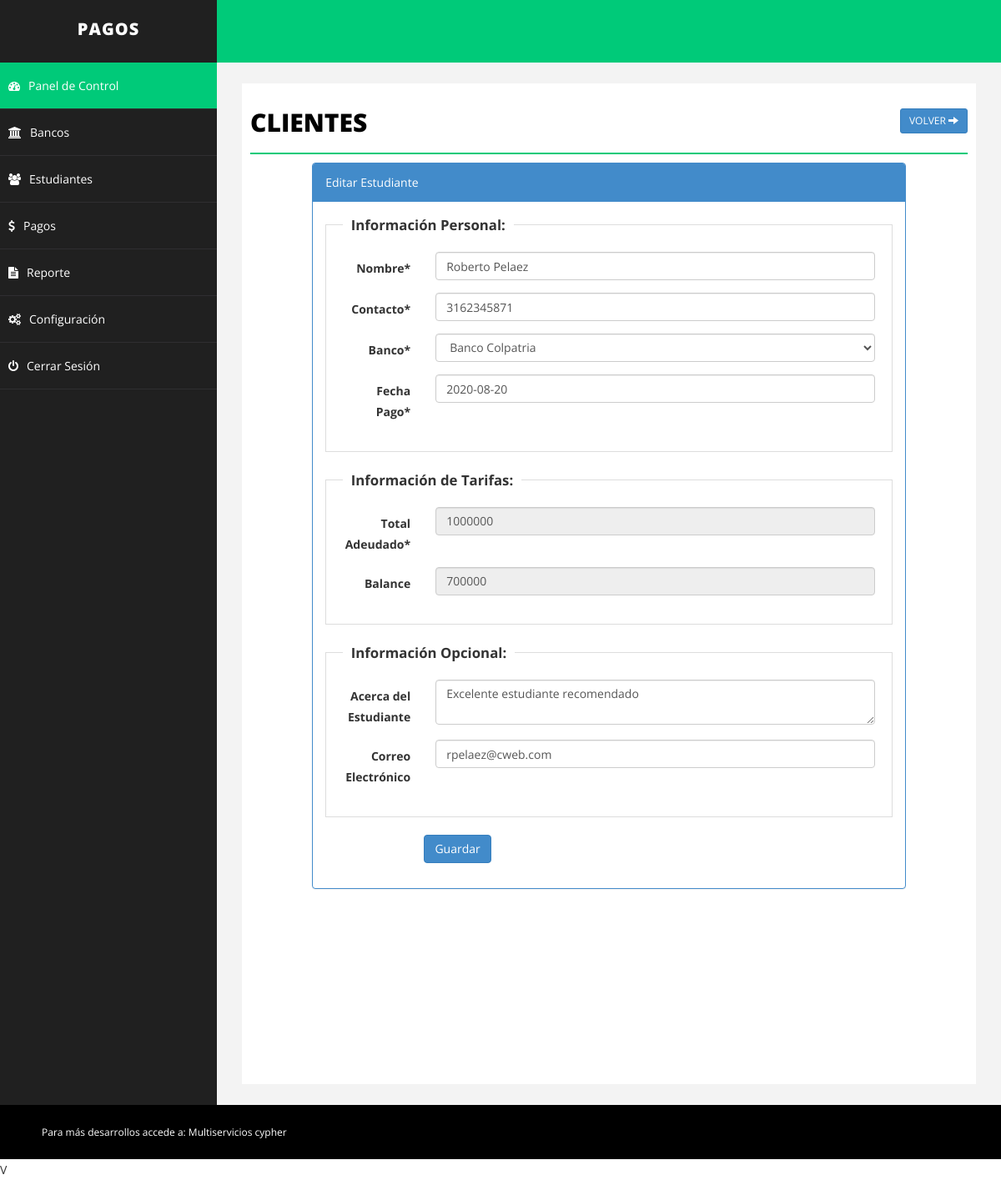
/student.php?action=edit&id=10 (signed in), run on the app's committed database.
### tables this page shows
CREATE TABLE `student` (
  `id` int(255) NOT NULL,
  `emailid` varchar(255) NOT NULL,
  `sname` varchar(255) NOT NULL,
  `joindate` datetime NOT NULL,
  `about` text NOT NULL,
  `contact` varchar(255) NOT NULL,
  `fees` int(255) NOT NULL,
  `branch` varchar(255) NOT NULL,
  `balance` int(255) NOT NULL,
  `delete_status` enum('0','1') NOT NULL DEFAULT '0'
);

CREATE TABLE `branch` (
  `id` int(255) NOT NULL,
  `branch` varchar(255) NOT NULL,
  `address` text NOT NULL,
  `detail` text NOT NULL,
  `delete_status` enum('0','1') NOT NULL DEFAULT '0'
);

### student.php (the view, shortened to what this page needs)
<?php
include("php/dbconnect.php");
$emailid='';
$sname='';
$joindate = '';
$contact='';
$balance = 0;
$fees='';
$about = '';
$branch='';
$action = "add";
if(isset($_GET['action']) && $_GET['action']=="edit" ){
$id = isset($_GET['id'])?mysqli_real_escape_string($conn,$_GET['id']):'';
$sqlEdit = $conn->query("SELECT * FROM student WHERE id='".$id."'");
if($sqlEdit->num_rows)
{
$rowsEdit = $sqlEdit->fetch_assoc();
extract($rowsEdit);
$action = "update";
}else
{
$_GET['action']="";
}
}
?>
<!DOCTYPE html>
<html xmlns="http://www.w3.org/1999/xhtml">
<head>
    <link href="css/bootstrap.css" rel="stylesheet" />
    <link href="css/font-awesome.css" rel="stylesheet" />
    <link href="css/basic.css" rel="stylesheet" />
    <link href="css/custom.css" rel="stylesheet" />
	<link href="css/ui.css" rel="stylesheet" />
	<link href="css/datepicker.css" rel="stylesheet" />
</head>
<?php
include("php/header.php");
?>
        <div id="page-wrapper">
            <div id="page-inner">
                <div class="row">
                    <div class="col-md-12">
                        <h1 class="page-head-line">Clientes
						<?php
						echo (isset($_GET['action']) && @$_GET['action']=="add" || @$_GET['action']=="edit")?
						' <a href="student.php" class="btn btn-primary btn-sm pull-right">Volver <i class="glyphicon glyphicon-arrow-right"></i></a>':'<a href="student.php?action=add" class="btn btn-primary btn-sm pull-right"><i class="glyphicon glyphicon-plus"></i> Agregar Estudiante </a>';
						?>
						</h1>
                    </div>
                </div>
        <?php
		 if(isset($_GET['action']) && @$_GET['action']=="add" || @$_GET['action']=="edit")
		 {
		?>
                <div class="row">
                    <div class="col-sm-10 col-sm-offset-1">
               <div class="panel panel-primary">
                        <div class="panel-heading">
                           <?php echo ($action=="add")? "Agregar Estudiante": "Editar Estudiante"; ?>
                        </div>
						<form action="student.php" method="post" id="signupForm1" class="form-horizontal">
                        <div class="panel-body">
						<fieldset class="scheduler-border" >
						 <legend  class="scheduler-border">Información Personal:</legend>
						<div class="form-group">
								<label class="col-sm-2 control-label" for="Old">Nombre* </label>
								<div class="col-sm-10">
									<input type="text" class="form-control" id="sname" name="sname" value="<?php echo $sname;?>"  />
								</div>
							</div>
						<div class="form-group">
								<label class="col-sm-2 control-label" for="Old">Contacto* </label>
								<div class="col-sm-10">
									<input type="text" class="form-control" id="contact" name="contact" value="<?php echo $contact;?>" maxlength="10" />
								</div>
							</div>
						<div class="form-group">
								<label class="col-sm-2 control-label" for="Old">Banco* </label>
								<div class="col-sm-10">
									<select  class="form-control" id="branch" name="branch" >
                                    <?php
									$sql = "select * from branch where delete_status='0' order by branch.branch asc";
									$q = $conn->query($sql);
									while($r = $q->fetch_assoc())
									{
									echo '<option value="'.$r['id'].'"  '.(($branch==$r['id'])?'selected="selected"':'').'>'.$r['branch'].'</option>';
									}
									?>
									</select>
								</div>
						</div>
						<div class="form-group">
								<label class="col-sm-2 control-label" for="Old">Fecha Pago* </label>
								<div class="col-sm-10">
									<input type="text" class="form-control" id="joindate" name="joindate" value="<?php echo  ($joindate!='')?date("Y-m-d", strtotime($joindate)):'';?>" style="background-color: #fff;" readonly />
								</div>
							</div>
						 </fieldset>
							<fieldset class="scheduler-border" >
						 <legend  class="scheduler-border">Información de Tarifas:</legend>
						<div class="form-group">
								<label class="col-sm-2 control-label" for="Old">Total Adeudado* </label>
								<div class="col-sm-10">
									<input type="text" class="form-control" id="fees" name="fees" value="<?php echo $fees;?>" <?php echo ($action=="update")?"disabled":""; ?>  />
								</div>
						</div>
						<div class="form-group">
								<label class="col-sm-2 control-label" for="Old">Balance </label>
								<div class="col-sm-10">
									<input type="text" class="form-control"  id="balance" name="balance" value="<?php echo $balance;?>" disabled />
								</div>
						</div>
							</fieldset>
							 <fieldset class="scheduler-border" >
						 <legend  class="scheduler-border">Información Opcional:</legend>
							<div class="form-group">
								<label class="col-sm-2 control-label" for="Password">Acerca del Estudiante </label>
								<div class="col-sm-10">
	                        <textarea class="form-control" id="about" name="about"><?php echo $about;?></textarea >
								</div>
							</div>
							<div class="form-group">
								<label class="col-sm-2 control-label" for="Old">Correo Electrónico </label>
								<div class="col-sm-10">
									<input type="text" class="form-control" id="emailid" name="emailid" value="<?php echo $emailid;?>"  />
								</div>
						    </div>
							</fieldset>
						<div class="form-group">
								<div class="col-sm-8 col-sm-offset-2">
									<button type="submit" name="save" class="btn btn-primary">Guardar </button>
								</div>
							</div>
                         </div>
							</form>
                        </div>
                            </div>
                </div>
		<?php
		}
		?>
            </div>
        </div>
    </div>
    <div id="footer-sec">
	Para más desarrollos accede a: <a href="" target="_blank">Multiservicios cypher</a>
	</div>
    <script src="js/custom1.js"></script>V
</body>
</html>

### css/basic.css (style rules this page uses)
body { font-family: 'Open Sans', sans-serif; line-height:25px; }
#page-wrapper { padding: 15px 15px; min-height: 600px; background: #F3F3F3; }
#page-inner { width: 100%; margin: 10px 20px 10px 0px; background-color: #fff!important; padding: 10px; min-height: 1200px; }
.page-head-line { font-size: 30px; text-transform: uppercase; color: #000; font-weight: 800; padding-bottom: 20px; border-bottom: 2px solid #00CA79; margin-bottom: 10px; }
#footer-sec { background-color:#000; padding:20px 50px; color:#fff; font-size:12px; }
#footer-sec a { color:#fff; }
@media (min-width:768px) { #page-wrapper { margin: 0 0 0 260px; padding: 15px 30px; min-height: 1200px; } }

### css/custom.css (style rules this page uses)
fieldset.scheduler-border { border: 1px groove #ddd !important; padding: 0 1.4em 1.4em 1.4em !important; margin: 0 0 1.5em 0 !important; -webkit-box-shadow: 0px 0px 0px 0px #000 ; box-shadow: 0px 0px 0px 0px #000 ; }
legend.scheduler-border { font-size: 1.2em !important; font-weight: bold !important; text-align: left !important; width:auto; padding:0 10px; border-bottom:none; }

### data on the page
student: sname "Roberto Pelaez", contact "3162345871", branch "Banco Colpatria", joindate "2020-08-20", fees "1000000", balance "700000", about "Excelente estudiante recomendado", emailid "rpelaez@cweb.com"
